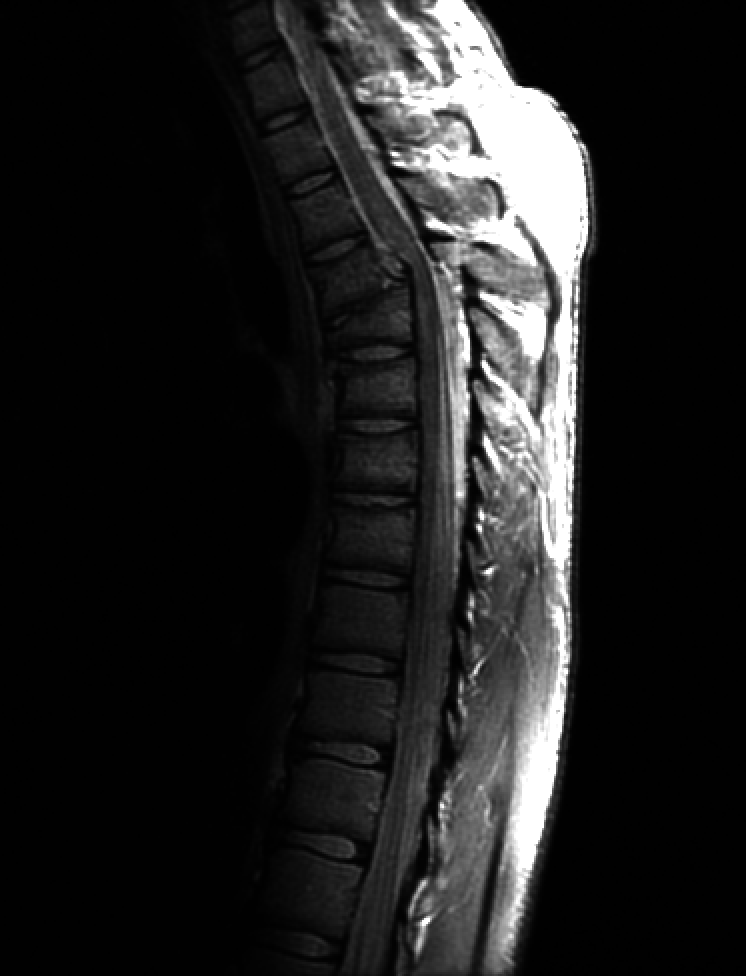
#> input picture photos/Fractured Spine 746x976.tif, 746 x 976 px
$ jupyter execute a-brightness-enhencement.ipynb
#> lines starting #> are read from the running program, lines starting #| are printed output that depends on the picture
[cell 1]
import cv2
import numpy as np
import matplotlib.pyplot as plt

[cell 2]
def enhenceBrightness(image, maxIntensity, minIntensity):
    enhencedImage = np.where((image >= minIntensity) & (image <= maxIntensity), np.clip(image + 40, 0, 255), image)
    return enhencedImage

[cell 3]
originalImage = cv2.imread("../photos/Fractured Spine 746x976.tif", cv2.IMREAD_GRAYSCALE)
#> originalImage is the input picture: shape (976, 746); min 0, max 255, mean 32.6
originalImage = cv2.resize(originalImage, (512, 512))
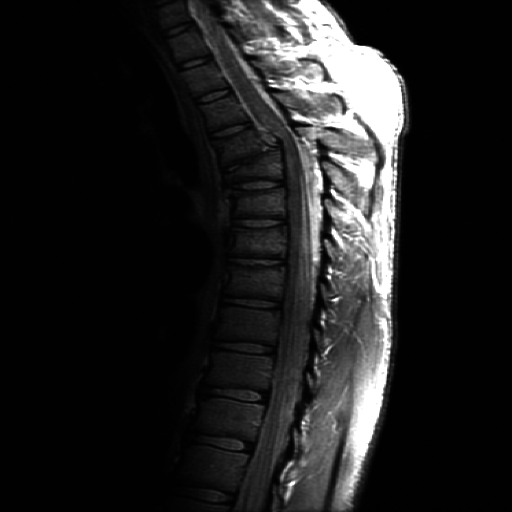
#> originalImage: shape (512, 512); min 0, max 255, mean 32.6

[cell 4]
# Assume a simplified grayscale image for demonstration (TEST)
image = np.array([[30, 120, 180],
                  [90, 150, 210],
                  [60, 100, 220]])

min_intensity = 100
max_intensity = 230

enhanced_image = np.where((image >= min_intensity) & (image <= max_intensity),
                          np.clip(image + 100, 0, 255),
                          image)

print("Original Image:")
print(image)
print("\nEnhanced Image:")
print(enhanced_image)

[cell 5]
maxIntensity = 50
minIntensity = 10

enhencedImage = enhenceBrightness(originalImage, maxIntensity, minIntensity)
#> in enhenceBrightness, `enhencedImage = np.where((image >= minIntensity) & (image <= maxIntens..`:
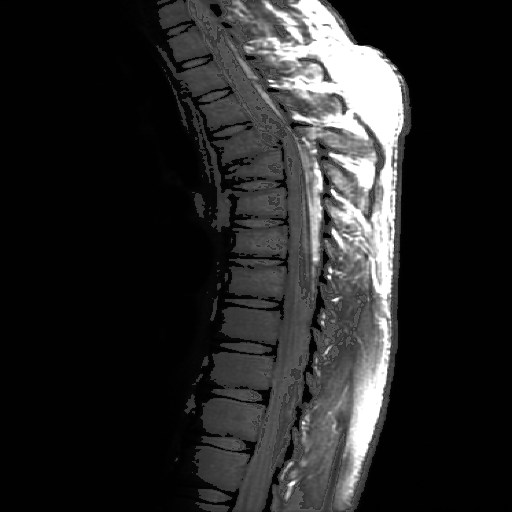
#> enhencedImage: shape (512, 512); min 0, max 255, mean 39

plt.figure(figsize=(12, 6))

plt.subplot(1, 2, 1)
plt.title(f"original Image")
plt.imshow(originalImage, cmap='gray')

plt.subplot(1, 2, 2)
plt.title("Enhenced Image")
plt.imshow(enhencedImage, cmap='gray')
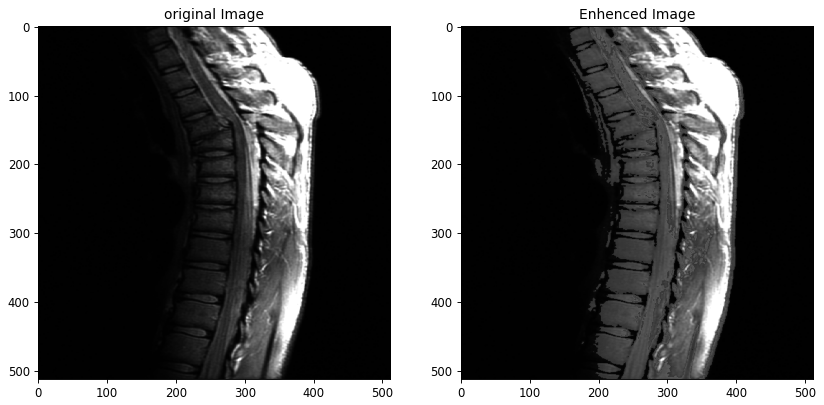
#> figure drawn by matplotlib, 2 panels
